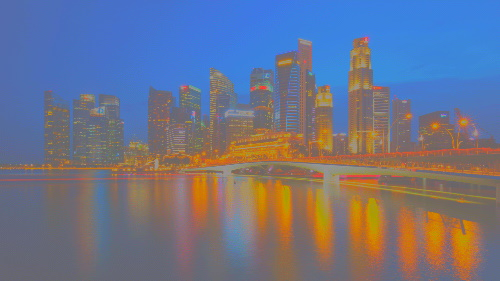
#> input picture lowContrastRGB.jpg, 500 x 281 px
$ python Functions.py
#> lines starting #> are read from the running program, lines starting #| are printed output that depends on the picture
from skimage import io
from skimage import color
from skimage.transform import rescale
import matplotlib.image as mpimg
from matplotlib import pyplot as plt
import numpy
import math
from skimage.filters.rank import median
from skimage.morphology import disk
from skimage.morphology import diamond
from skimage import exposure
import os
"""
importar requiere el nombre del archivo como string

la función retorna la imagen en color o escala de grises según los requirimientos
una variable booleana que es verdadera si la imagen esta en RGB
una tuple con las dimenciones de la imagen

"""
# [18 lines left out: function importar, not called in this run]


#Funcion que devuelve una imagen e histograma de intensidad al aplicar un aumento de contraste
#direccion es la ruta relativa de la imagen
#esGris es un booleano si imagen esta en tonos de gris
#porciento es el porcentaje de brillo de los extremos del histograma que no se contemplan por el algoritmo
def maxContraste(direccion, esGris, porciento):

#> called with direccion = 'lowContrastRGB.jpg', esGris = False, porciento = 4
    if porciento < 0 or porciento > 10:
        return None #Deberia aparecer mensaje de error cuando devuelva None

    img = io.imread(direccion)
#> img is the input picture: shape (281, 500, 3); mean R, G, B 110.6, 115.3, 136.3

    if(esGris):
        img = color.gray2rgb(img)

    return maxContrasteAux(img, porciento)


#Esta funcion crea un histograma de intensidad de una imagen (HSI, tono de gris en caso de imagenes correspondientes)
#Devuelve el histograma en forma de numpy.ndarray
#img es la imagen con forma numpy.ndarray
#titulo es del histograma
#nombreArchivo es el nombre con el que se guardara
#aBorrar es verdadero si se quiere borrar el archivo generado
def crearHistograma(img, titulo = "Histograma de intensidad", nombreArchivo = "hist", aBorrar = True):
    histogram, bin_edges = numpy.histogram(img, bins = 256, range = (0, 255)) #calculating histogram

    #Ejes, titulos de ejes, rangos
    plt.figure()
    plt.title(titulo)
    plt.xlabel("Valor de intensidad")
    plt.ylabel("# Píxeles")
    plt.xlim([0, 255])  # <- named arguments do not work here

    plt.plot(bin_edges[0 : -1], histogram)

    path = "tempFiles/"+ nombreArchivo + ".png"

    plt.savefig(path) #Guarda un archivo en computadora

    temp = io.imread(path)

    if aBorrar:
        os.remove(path) #Se borra archivo en computadora, si se desea

    return temp


#Funcion auxiliar para maxContraste
#Genera el maximo de contraste que se quiera segun un porcentaje de 0 a 10%
#Devuelve el histograma de intensidad posterior y la imagen con maximo de color
#imgRGB es la imagen en formato RGB (3 canales)
#porciento es el porciento de brillo
def maxContrasteAux(imgRGB, porciento):
#> called with porciento = 4
    imgHSV = color.rgb2hsv(imgRGB)
#> imgHSV: shape (281, 500, 3) float64; mean of channels 0, 1, 2 0.451, 0.444, 0.643

    intensidad = imgHSV[:,:,2] * 255
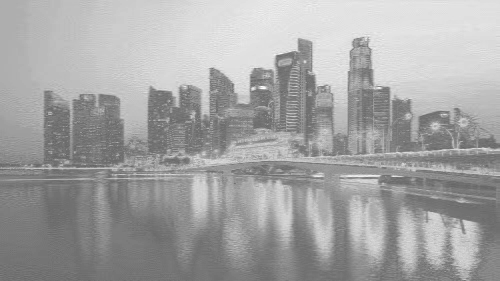
#> intensidad: shape (281, 500) float64; min 100, max 255, mean 164

    #https://numpy.org/doc/stable/reference/generated/numpy.percentile.html
    #https://scikit-image.org/docs/dev/auto_examples/color_exposure/plot_equalize.html

    #Se ordenan los datos y se obtienen los valores cuyas posiciones porcentuales se piden
    #El pi es el percentil inicial porciento%, mientras que pf es el percentil final (100-porciento)%
    pi, pf = numpy.percentile(intensidad, (porciento, 100 - porciento))
#> pi = 113; pf = 226

    #https://scikit-image.org/docs/dev/api/skimage.exposure.html?highlight=rescale_intensity#skimage.exposure.rescale_intensity
    #Esta funcion comprime o expande el rango de valores comprendidos entre pi y pf, sin rellenar valores intermedios de haber
    intModif = exposure.rescale_intensity(intensidad, in_range = (pi, pf))
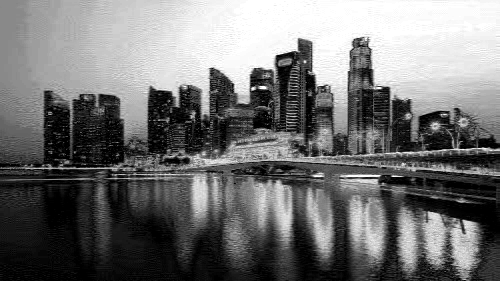
#> intModif: shape (281, 500) float64; min 0, max 1, mean 0.452

    imgHSV[:,:,2] = intModif
#> imgHSV: shape (281, 500, 3) float64; mean of channels 0, 1, 2 0.451, 0.444, 0.452

    newRGB = color.hsv2rgb(imgHSV)
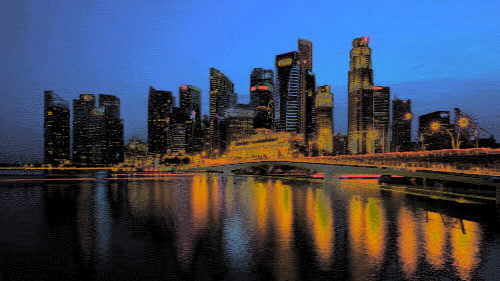
#> newRGB: shape (281, 500, 3) float64; mean R, G, B 0.249, 0.288, 0.374

    histPost = crearHistograma(intModif * 255)
#> in crearHistograma, `histogram, bin_edges = numpy.histogram(img, bins = 256, range = (0, 25..`: histogram = 256 values, max 7174 at index 255, min 0 at index 1, mean 548.8; bin_edges = 257 values from 0 to 255
#> in crearHistograma, `plt.savefig(path)`:
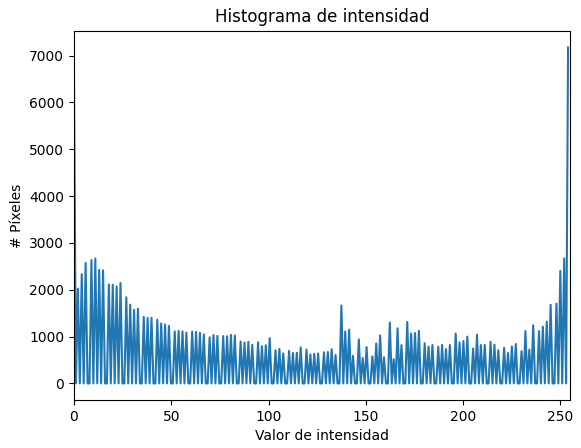
#> figure drawn by matplotlib, 1 panel; curve peaks at x = 254, y = 7174
#> in crearHistograma, `temp = io.imread(path)`:
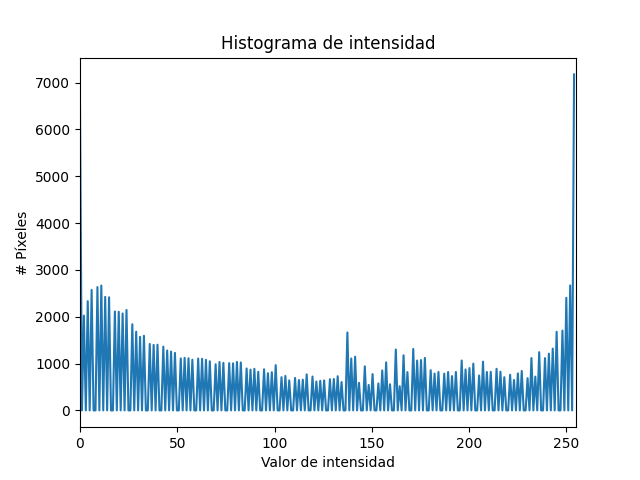
#> temp: shape (480, 640, 4); mean R, G, B, A 236.4, 242.2, 246.2, 255

    return newRGB, histPost

maxContraste("lowContrastRGB.jpg", False, 4)


"""
filtrosalpimienta
entradas
imagen: imagen que se desea modificar color o grises
color: valor booleano, true si es a color o false si es grises
intensidad: valor booleano, true para elevado o false para moderado
unsolocolor: valor booleano, true para filtrar en un solo color; necesita los valores roj,ver,azu
roj,ver,azu: valor de color en cada canal RGB

la función retorna la imagen filtrado

"""
# [32 lines left out: function filtrosalpimienta, not called in this run]


"""
filtrogaussiano
entradas
imagen: imagen que se desea modificar color o grises
color: valor booleano, true si es a color o false si es grises
intensidad: valor booleano, true para elevado o false para moderado
unsolocolor: valor booleano, true para filtrar en un solo color; necesita los valores roj,ver,azu
roj,ver,azu: valor de color en cada canal RGB

la función retorna la imagen filtrado

"""

# [32 lines left out: function gaussiano, not called in this run]
